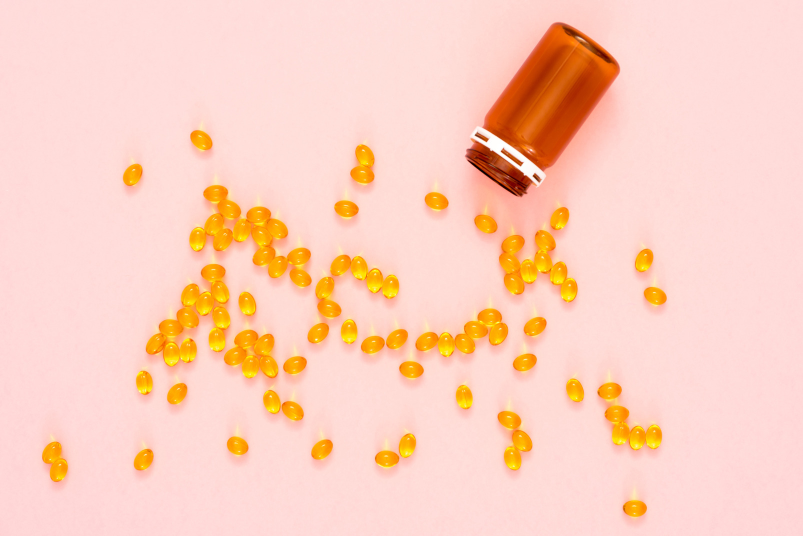
#> input picture img/pills2.jpg, 1606 x 1072 px (shown at 1/2 size)
$ python main.py   (older library calls are emulated)
#> lines starting #> are read from the running program, lines starting #| are printed output that depends on the picture; after the words box and inside, x2 and y2 are one past the last pixel; in counts of white or black regions, pixels touching at a corner belong together
import cv2
import numpy as np

img = cv2.imread('./img/pills2.jpg')
#> img is the input picture: shape (1072, 1606, 3); mean B, G, R 190.7, 208.8, 252.5
gray = cv2.imread('./img/pills2.jpg', cv2.IMREAD_GRAYSCALE)
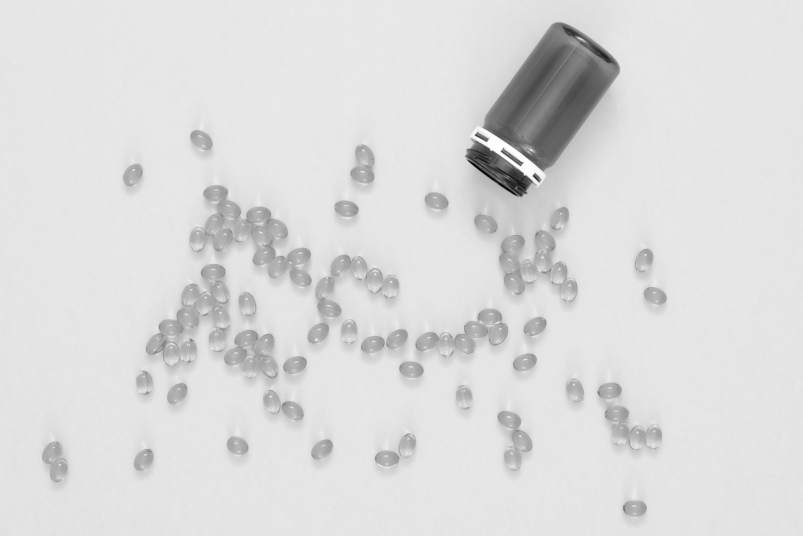
#> gray: shape (1072, 1606) (shown at 1/2 size); min 0, max 255, mean 219.8

kernel = np.ones((11,11),np.uint8)
inrange = cv2.inRange(img, (0, 120, 200), (0, 255, 255))  # 알약 색상 추출
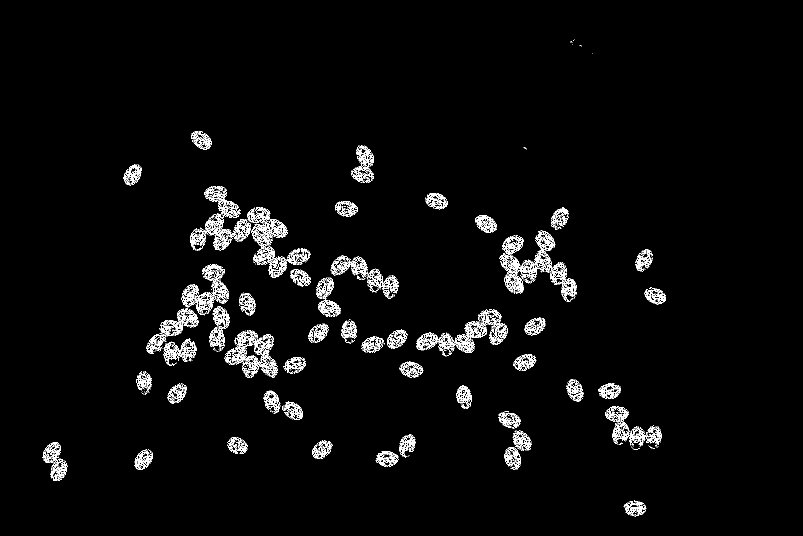
#> inrange: shape (1072, 1606) (shown at 1/2 size); 3% white in thin lines or dots, all inside (x1, y1, x2, y2) = (85, 79, 1332, 1033)
inrange = cv2.dilate(inrange, kernel, iterations = 1)  # 모폴로지 연산 (잡티 제거)
#> inrange: shape (1072, 1606); 9.9% white; 38 white regions, largest, box (x1, y1, x2, y2) and area: (288, 524, 560, 761) 29104, (375, 367, 627, 578) 23621, (994, 410, 1159, 609) 16467
# masked = cv2.bitwise_and(img, img.copy(), mask=inrange)


################################ calculate distance #####################################
dist = cv2.distanceTransform(inrange, cv2.DIST_L2, 5)  # 거리 계산
dist_ = cv2.normalize(dist, None, 0, 255, cv2.NORM_MINMAX, cv2.CV_8UC1)

# dist_ = cv2.equalizeHist(dist_)  # 평탄화
# _, dist_ = cv2.threshold(dist_, 242, 255, cv2.THRESH_BINARY)  # 일정 거리 이상인 부분만 흰색 표시
# dist = dist_

_, th1 = cv2.threshold(dist_, 145, 255, cv2.THRESH_BINARY)  # 일정 거리 이상인 부분만 흰색 표시
#> th1: shape (1072, 1606); 0.89% white; 72 white regions, largest, box (x1, y1, x2, y2) and area: (366, 573, 447, 647) 2055, (471, 427, 561, 492) 1846, (1012, 512, 1091, 574) 1431
_, th2 = cv2.threshold(dist_, 175, 255, cv2.THRESH_BINARY_INV)  # 많이 하얀 부분은 검은색 표시 (붙어 있는 오브젝트 처리를 위함)
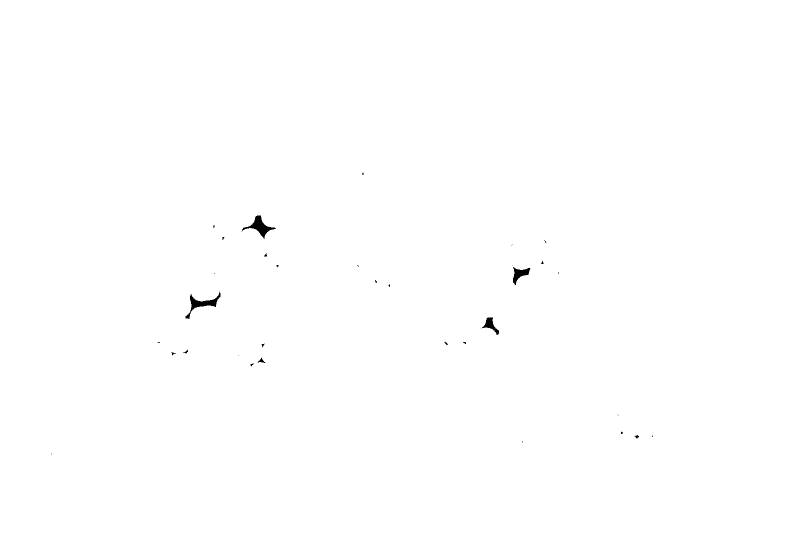
#> th2: shape (1072, 1606) (shown at 1/2 size); 99.8% white; 35 black regions (23 under 20 px), largest, box (x1, y1, x2, y2) and area: (483, 431, 552, 478) 935, (371, 583, 441, 638) 881, (1026, 534, 1061, 570) 550
dist = cv2.bitwise_and(th1, th2)  # 위 두개 이미지 합치기
#> dist: shape (1072, 1606); 0.7% white; 72 white regions, largest, box (x1, y1, x2, y2) and area: (366, 573, 447, 647) 1174, (471, 427, 561, 492) 911, (1012, 512, 1091, 574) 862
dist = cv2.dilate(dist, kernel, iterations = 1)  # 선 굵게
#> dist: shape (1072, 1606); 3% white; 66 white regions, largest, box (x1, y1, x2, y2) and area: (466, 422, 567, 547) 4718, (361, 568, 452, 652) 4262, (1007, 507, 1096, 579) 3170

########################## process overlapping object #########################################
dist2 = cv2.distanceTransform(dist, cv2.DIST_L2, 5)  # 다시 한 번 거리 계산
dist2 = cv2.normalize(dist2, None, 255, 0, cv2.NORM_MINMAX, cv2.CV_8UC1)
_, dist2 = cv2.threshold(dist2, 155, 255, cv2.THRESH_BINARY)   # 일정 거리 이상인 부분만 흰색 표시
#> dist2: shape (1072, 1606); 0.17% white; 68 white regions (33 under 20 px), largest, box (x1, y1, x2, y2) and area: (500, 711, 538, 736) 256, (370, 616, 390, 638) 180, (982, 651, 998, 673) 171
dist2 = cv2.dilate(dist2, kernel, iterations = 1)
#> dist2: shape (1072, 1606); 1.2% white; 59 white regions, largest, box (x1, y1, x2, y2) and area: (473, 440, 562, 487) 2012, (397, 575, 446, 624) 1417, (495, 706, 543, 741) 1083

dist = cv2.subtract(dist, dist2)  # 기존의 흑백 영상과 다른 부분만 표시
#> dist: shape (1072, 1606); 1.8% white; 67 white regions, largest, box (x1, y1, x2, y2) and area: (466, 422, 567, 547) 1814, (361, 568, 452, 652) 1479, (1007, 507, 1096, 579) 1431
kernel = np.ones((5, 5),np.uint8)  # 모폴로지 연산으로 자잘한 점들 제거
dist = cv2.erode(dist, kernel, iterations = 3)
#> dist: shape (1072, 1606); 0.06% white; 30 white regions (4 under 20 px), largest, box (x1, y1, x2, y2) and area: (333, 653, 353, 659) 76, (115, 930, 121, 947) 60, (1135, 570, 1140, 585) 54
dist = cv2.dilate(dist, kernel, iterations = 1)
#> dist: shape (1072, 1606); 0.21% white; 30 white regions, largest, box (x1, y1, x2, y2) and area: (331, 651, 355, 661) 196, (113, 928, 123, 949) 168, (1021, 905, 1030, 926) 156
kernel = np.ones((3, 3),np.uint8)
dist = cv2.erode(dist, kernel, iterations = 1)
#> dist: shape (1072, 1606); 0.13% white; 30 white regions (2 under 20 px), largest, box (x1, y1, x2, y2) and area: (332, 652, 354, 660) 132, (114, 929, 122, 948) 110, (1022, 906, 1029, 925) 100
dist = cv2.bitwise_or(dist, dist2)  # 기존 흑백 영상과 합치기
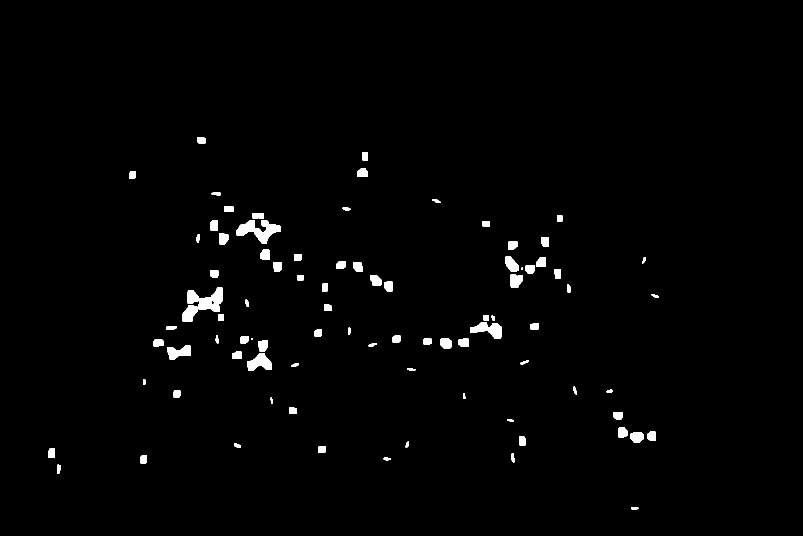
#> dist: shape (1072, 1606) (shown at 1/2 size); 1.4% white; 89 white regions (2 under 20 px)

##################################### contour ################################################
contours, hierarchy = cv2.findContours(dist, cv2.RETR_TREE, cv2.CHAIN_APPROX_NONE)
#> contours = 90 contours, 2 with area under 20; largest, box (x1, y1, x2, y2) and area: (473, 440, 562, 487) 1875, (397, 575, 446, 624) 1361, (495, 706, 543, 741) 1016, (335, 691, 381, 719) 796, (365, 611, 395, 643) 652
# contours, hierarchy = cv2.findContours(inrange, cv2.RETR_TREE, cv2.CHAIN_APPROX_NONE)
# cv2.drawContours(img, contours, -1, (0, 0, 255), 2, hierarchy=hierarchy, maxLevel=1)

unit = inrange[300:400, 200:320]
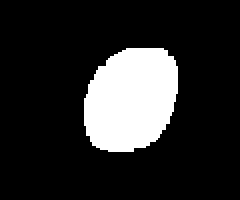
#> unit: shape (100, 120) (shown 2 times larger); 16.5% white; 1 white region
unit_contours, unit_hierarchy = cv2.findContours(unit, cv2.RETR_TREE, cv2.CHAIN_APPROX_NONE)
#> unit_contours = 1 contour; box (x1, y1, x2, y2) and area: (42, 24, 89, 76) 1900; unit_hierarchy = [[-1, -1, -1, -1]]
rect = cv2.minAreaRect(unit_contours[0])
#> rect = ((65, 49.5), (51, 46), -90)
box = cv2.boxPoints(rect)
#> box = [[88, 75], [42, 75], [42, 24], [88, 24]]
unit_box = np.int0(box)
#> unit_box = [[88, 75], [42, 75], [42, 24], [88, 24]]
unit_box_w, unit_box_h = unit_box.max(axis=0) - unit_box.min(axis=0)
#> unit_box_w = 46; unit_box_h = 51


################################### draw contour ############################################
count = 0
for contour in contours:
    contour_ = contour.squeeze()
    if len(contour_.shape) >= 2:
        x_min, y_min = contour_.min(axis=0)
        x_max, y_max = contour_.max(axis=0)


        rect = cv2.minAreaRect(contour)
        box = cv2.boxPoints(rect)
        box = np.int0(box)

        min_x, min_y = box.min(axis=0)
        max_x, max_y = box.max(axis=0)
        square = (max_x - min_x) ** 2 + (max_y - min_y) ** 2
        if square <= 120:
            continue

        count += 1
        middle_x, middle_y = ((box.max(axis=0) + box.min(axis=0)) / 2).astype(np.int0)
        x_min = middle_x - int(unit_box_w/2)
        y_min = middle_y - int(unit_box_h/2)
        x_max = middle_x + int(unit_box_w/2)
        y_max = middle_y + int(unit_box_h/2)
        cv2.rectangle(img, (x_min, y_min), (x_max, y_max), (255, 56, 255), 2)
#> this loop made 90 passes
#> (rect, box, min_x, min_y) on passes 1 to 5: (((1269, 1016.5), (5, 14), -90), [[1276, 1019], [1262, 1019], [1262, 1014], [1276, 1014]], 1262, 1014), (((117.6, 938.1), (18.16, 6.45), -86.19), [[120, 947], [113, 946], [115, 928], [121, 929]], 113, 928), (((774, 917.5), (5, 14), -90), [[781, 920], [767, 920], [767, 915], [781, 915]], 767, 915), (((287, 918.5), (15, 12), -90), [[293, 926], [281, 926], [281, 911], [293, 911]], 281, 911), (((1025, 915), (18, 6), -90), [[1028, 924], [1022, 924], [1022, 906], [1028, 906]], 1022, 906)
#> (rect, box, min_x, min_y) on pass 35: (((503.5, 677.5), (3, 3), -90), [[505, 679], [502, 679], [502, 676], [505, 676]], 502, 676)
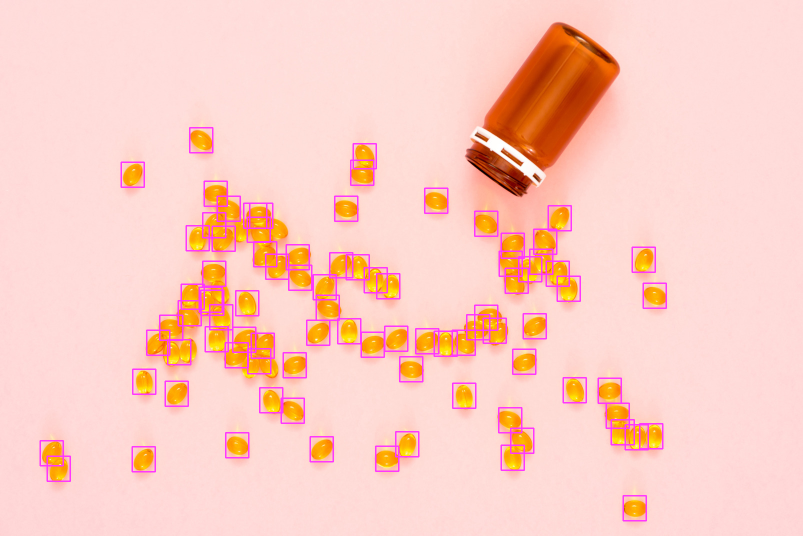
#> img: shape (1072, 1606, 3) (shown at 1/2 size); 2.77% of pixels changed, all inside (x1, y1, x2, y2) = (79, 254, 1334, 1043)
        # [6 lines of commented-out code are left out]

cv2.putText(img, 'Count: %d' %count, (30, 80), cv2.FONT_HERSHEY_COMPLEX, 1, (0, 255, 255), 2)
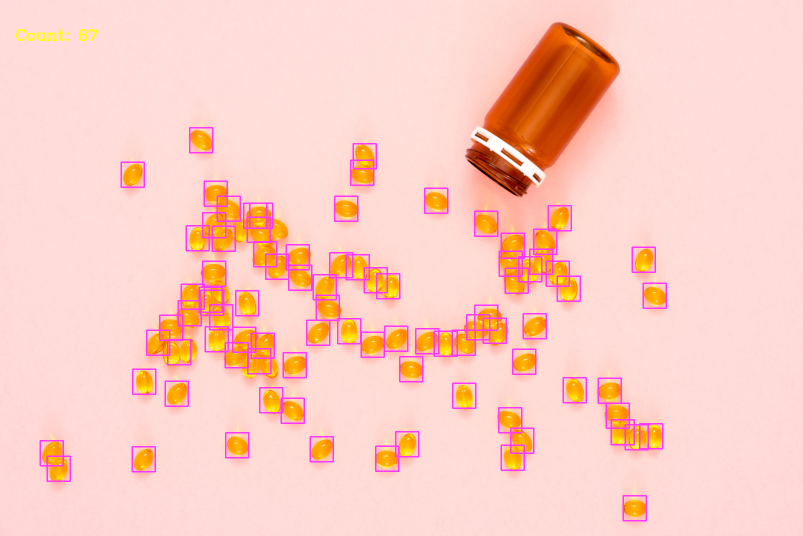
#> img: shape (1072, 1606, 3) (shown at 1/2 size); 0.07% of pixels changed, all inside (x1, y1, x2, y2) = (32, 58, 195, 82)


cv2.imshow('img', img)
cv2.imshow('dist', dist)
cv2.waitKey(0)
cv2.destroyAllWindows()


# 흑백 처리
# gray, threshold, inrange

# 이미지 처리
# blur, edge, morphology

# 테두리 좌표
# contour, hough
